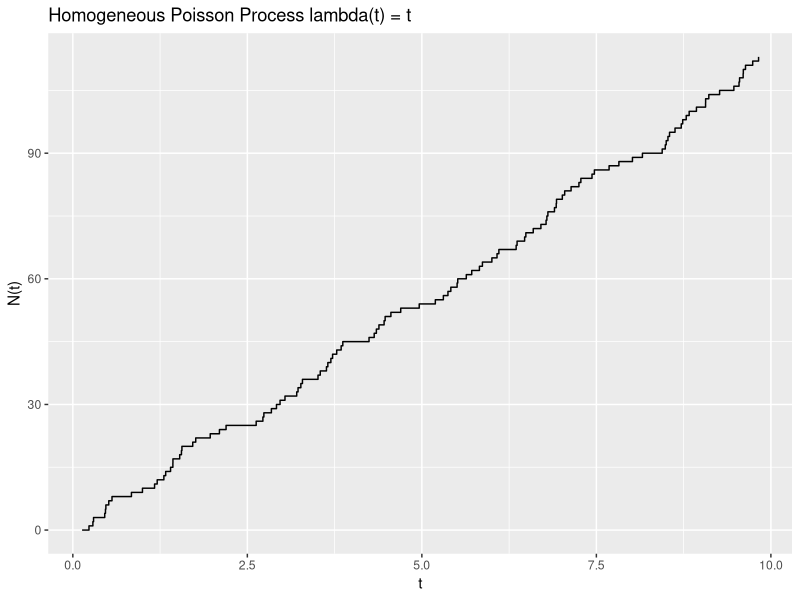

Source code (R):
## ---- chunk 1
library(tidyverse)
library(ggplot2)
## ---- chunk 2
set.seed(1) # for reproducibility

t_max <- 10 
t <- 0 

lmbda <- 10

X <- numeric(0) # vector of t

while(t <= t_max){
  u       <- runif(1)
  t       <-  t - log(u)/lmbda                # t ~ exp(1/lambda)
  if(t < t_max) {
    X <- c(X,t)                               # update index 
  }
}
## ---- chunk 3
length(X)
## ---- chunk 4
df_HPP = tibble(
  x = X, 
  y = 0:(length(X) - 1)
)

p_HPP <- ggplot(data=df_HPP, mapping=aes(x=x, y=y)) +
  geom_step() + 
  labs(title = "Homogeneous Poisson Process lambda(t) = t", 
       x = "t", 
       y = "N(t)")
p_HPP
